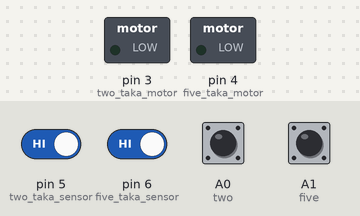
This sketch was run on a simulated Arduino Uno, built with avr-gcc and run on an emulated ATmega328P. Shown: switched loads named in the sketch (green lamp = pin HIGH). The inputs (shaded band) are chosen by the test bench; at power-on: A0 (two), A1 (five), pin 5 (two_taka_sensor), pin 6 (five_taka_sensor) HIGH.

Above: at 1.2 s.
1.3 s: A0 (two) pulled LOW for 0.15 s
At 2.6 s:
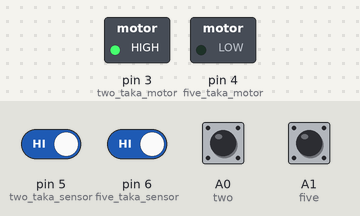
2.9 s: pin 5 (two_taka_sensor) driven LOW
At 4.1 s:
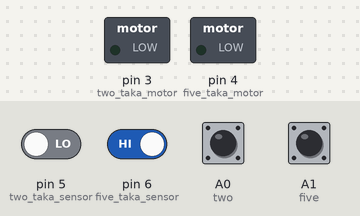
4.4 s: A1 (five) pulled LOW for 0.15 s
At 5.0 s:
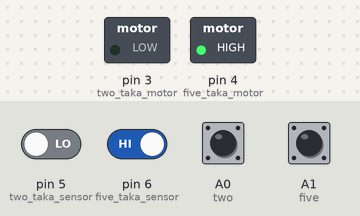
6.0 s: pin 6 (five_taka_sensor) driven LOW
At 6.7 s:
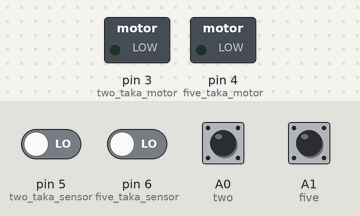
Timing chart, 0 to 8.5 s (numbered marks = the images above; inputs shaded):
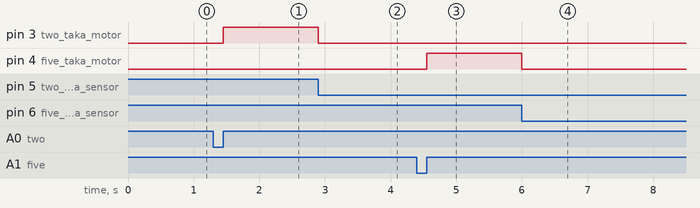

Measured:
- after the input at 1.3 s, pin 3 (two_taka_motor): LOW → HIGH after 0.15 s
- after the input at 2.9 s, pin 3 (two_taka_motor): HIGH → LOW at once
- after the input at 4.4 s, pin 4 (five_taka_motor): LOW → HIGH after 0.15 s
- after the input at 6.0 s, pin 4 (five_taka_motor): HIGH → LOW at once

The sketch:

sketch_jan04a.ino
```cpp
int two_taka_motor=3,five_taka_motor=4;
int two_taka_sensor=5,five_taka_sensor=6;
int two=A0,five=A1;
void setup()
{
  pinMode(two_taka_motor,OUTPUT);
  pinMode(five_taka_motor,OUTPUT);
  pinMode(two_taka_sensor,INPUT_PULLUP);
  pinMode(five_taka_sensor,INPUT_PULLUP);
  pinMode(two,INPUT_PULLUP);
  pinMode(five,INPUT_PULLUP);
}

void loop()
{
  if(digitalRead(two)==LOW)
  {
    while(digitalRead(two)==LOW);
    digitalWrite(two_taka_motor,HIGH);
    while(digitalRead(two_taka_sensor)==HIGH);
    digitalWrite(two_taka_motor,LOW);
  }
  if(digitalRead(five)==LOW)
  {
    while(digitalRead(five)==LOW);
    digitalWrite(five_taka_motor,HIGH);
    while(digitalRead(five_taka_sensor)==HIGH);
    digitalWrite(five_taka_motor,LOW);
  }
}
```
